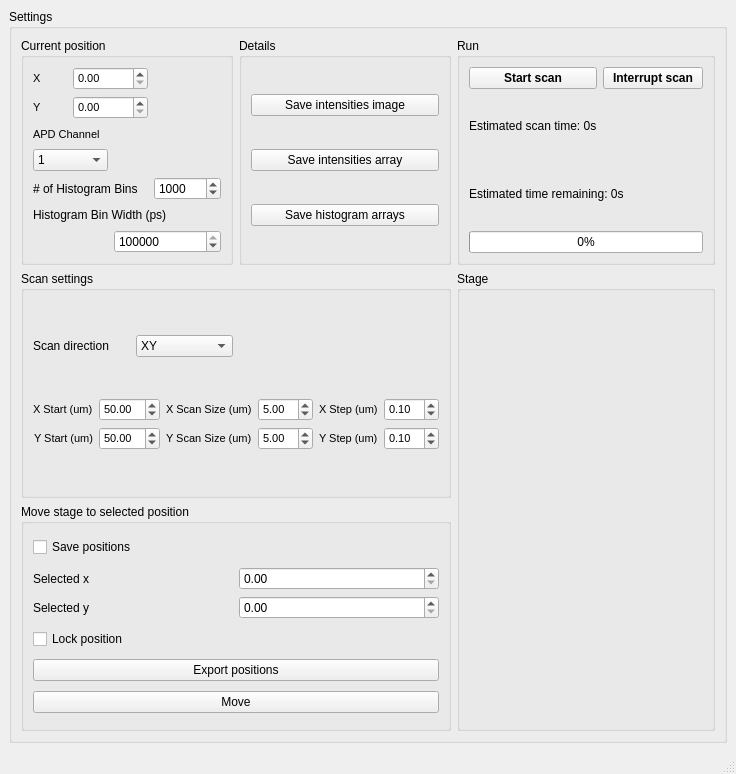
<?xml version="1.0" encoding="UTF-8"?>
<ui version="4.0">
 <class>MainWindow</class>
 <widget class="QMainWindow" name="MainWindow">
  <property name="geometry">
   <rect>
    <x>0</x>
    <y>0</y>
    <width>736</width>
    <height>774</height>
   </rect>
  </property>
  <property name="sizePolicy">
   <sizepolicy hsizetype="MinimumExpanding" vsizetype="Ignored">
    <horstretch>0</horstretch>
    <verstretch>0</verstretch>
   </sizepolicy>
  </property>
  <property name="minimumSize">
   <size>
    <width>100</width>
    <height>100</height>
   </size>
  </property>
  <property name="windowTitle">
   <string>MainWindow</string>
  </property>
  <widget class="QWidget" name="centralwidget">
   <layout class="QVBoxLayout" name="verticalLayout_3">
    <item>
     <widget class="QGroupBox" name="groupBox">
      <property name="title">
       <string>Settings</string>
      </property>
      <property name="flat">
       <bool>true</bool>
      </property>
      <layout class="QGridLayout" name="gridLayout_2">
       <item row="0" column="1">
        <layout class="QGridLayout" name="gridLayout_9">
         <item row="2" column="1" rowspan="2" colspan="2">
          <widget class="QGroupBox" name="stage_groupBox">
           <property name="sizePolicy">
            <sizepolicy hsizetype="Expanding" vsizetype="Expanding">
             <horstretch>1</horstretch>
             <verstretch>0</verstretch>
            </sizepolicy>
           </property>
           <property name="title">
            <string>Stage</string>
           </property>
           <layout class="QGridLayout" name="gridLayout_8"/>
          </widget>
         </item>
         <item row="3" column="0">
          <widget class="QGroupBox" name="groupBox_2">
           <property name="title">
            <string>Move stage to selected position</string>
           </property>
           <layout class="QVBoxLayout" name="verticalLayout_2">
            <item>
             <widget class="QCheckBox" name="save_positions_checkBox">
              <property name="maximumSize">
               <size>
                <width>583</width>
                <height>16777215</height>
               </size>
              </property>
              <property name="text">
               <string>Save positions</string>
              </property>
             </widget>
            </item>
            <item>
             <layout class="QGridLayout" name="gridLayout">
              <item row="1" column="0">
               <widget class="QLabel" name="label_11">
                <property name="text">
                 <string>Selected y</string>
                </property>
               </widget>
              </item>
              <item row="0" column="0">
               <widget class="QLabel" name="label_10">
                <property name="text">
                 <string>Selected x</string>
                </property>
               </widget>
              </item>
              <item row="0" column="1">
               <widget class="QDoubleSpinBox" name="x_clicked_doubleSpinBox"/>
              </item>
              <item row="1" column="1">
               <widget class="QDoubleSpinBox" name="y_clicked_doubleSpinBox"/>
              </item>
             </layout>
            </item>
            <item>
             <widget class="QCheckBox" name="lock_position_checkBox">
              <property name="text">
               <string>Lock position</string>
              </property>
             </widget>
            </item>
            <item>
             <widget class="QPushButton" name="export_positions_pushButton">
              <property name="text">
               <string>Export positions</string>
              </property>
             </widget>
            </item>
            <item>
             <widget class="QPushButton" name="move_to_selected_pushButton">
              <property name="text">
               <string>Move</string>
              </property>
             </widget>
            </item>
           </layout>
          </widget>
         </item>
         <item row="0" column="0">
          <layout class="QHBoxLayout" name="horizontalLayout_2">
           <item>
            <widget class="QGroupBox" name="groupBox_4">
             <property name="title">
              <string>Current position</string>
             </property>
             <layout class="QGridLayout" name="gridLayout_5">
              <item row="1" column="0">
               <widget class="QLabel" name="label_2">
                <property name="font">
                 <font>
                  <pointsize>8</pointsize>
                 </font>
                </property>
                <property name="text">
                 <string>Y</string>
                </property>
               </widget>
              </item>
              <item row="1" column="1" colspan="2">
               <widget class="QDoubleSpinBox" name="y_pos_doubleSpinBox">
                <property name="maximumSize">
                 <size>
                  <width>200</width>
                  <height>16777215</height>
                 </size>
                </property>
                <property name="font">
                 <font>
                  <pointsize>8</pointsize>
                 </font>
                </property>
               </widget>
              </item>
              <item row="4" column="3">
               <widget class="QDoubleSpinBox" name="hist_numbins_doubleSpinBox">
                <property name="decimals">
                 <number>0</number>
                </property>
                <property name="maximum">
                 <double>100000000000.000000000000000</double>
                </property>
                <property name="value">
                 <double>1000.000000000000000</double>
                </property>
               </widget>
              </item>
              <item row="5" column="0" colspan="4">
               <widget class="QLabel" name="hist_binwidth_label">
                <property name="text">
                 <string>Histogram Bin Width (ps)</string>
                </property>
               </widget>
              </item>
              <item row="0" column="0">
               <widget class="QLabel" name="label">
                <property name="font">
                 <font>
                  <pointsize>8</pointsize>
                 </font>
                </property>
                <property name="text">
                 <string>X</string>
                </property>
               </widget>
              </item>
              <item row="0" column="1" colspan="2">
               <widget class="QDoubleSpinBox" name="x_pos_doubleSpinBox">
                <property name="maximumSize">
                 <size>
                  <width>200</width>
                  <height>16777215</height>
                 </size>
                </property>
                <property name="font">
                 <font>
                  <pointsize>8</pointsize>
                 </font>
                </property>
               </widget>
              </item>
              <item row="2" column="0" colspan="3">
               <widget class="QLabel" name="APD_label">
                <property name="font">
                 <font>
                  <pointsize>8</pointsize>
                 </font>
                </property>
                <property name="text">
                 <string>APD Channel</string>
                </property>
               </widget>
              </item>
              <item row="6" column="2" colspan="2">
               <widget class="QDoubleSpinBox" name="hist_binwidth_doubleSpinBox">
                <property name="decimals">
                 <number>0</number>
                </property>
                <property name="maximum">
                 <double>10000000000000000000.000000000000000</double>
                </property>
                <property name="value">
                 <double>100000000000.000000000000000</double>
                </property>
               </widget>
              </item>
              <item row="3" column="0" colspan="2">
               <widget class="QComboBox" name="APD_comboBox">
                <property name="currentText">
                 <string>1</string>
                </property>
                <item>
                 <property name="text">
                  <string>1</string>
                 </property>
                </item>
                <item>
                 <property name="text">
                  <string>2</string>
                 </property>
                </item>
                <item>
                 <property name="text">
                  <string>3</string>
                 </property>
                </item>
               </widget>
              </item>
              <item row="4" column="0" colspan="3">
               <widget class="QLabel" name="histogrambin_label">
                <property name="text">
                 <string># of Histogram Bins</string>
                </property>
               </widget>
              </item>
             </layout>
            </widget>
           </item>
           <item>
            <widget class="QGroupBox" name="details_groupBox">
             <property name="title">
              <string>Details</string>
             </property>
             <layout class="QVBoxLayout" name="verticalLayout">
              <item>
               <widget class="QPushButton" name="save_image_pushButton">
                <property name="text">
                 <string>Save intensities image</string>
                </property>
               </widget>
              </item>
              <item>
               <widget class="QPushButton" name="save_array_pushButton">
                <property name="text">
                 <string>Save intensities array</string>
                </property>
               </widget>
              </item>
              <item>
               <widget class="QPushButton" name="save_histo_pushButton">
                <property name="text">
                 <string>Save histogram arrays</string>
                </property>
               </widget>
              </item>
             </layout>
            </widget>
           </item>
          </layout>
         </item>
         <item row="2" column="0">
          <widget class="QGroupBox" name="groupBox_6">
           <property name="sizePolicy">
            <sizepolicy hsizetype="Preferred" vsizetype="Preferred">
             <horstretch>0</horstretch>
             <verstretch>0</verstretch>
            </sizepolicy>
           </property>
           <property name="maximumSize">
            <size>
             <width>583</width>
             <height>16777215</height>
            </size>
           </property>
           <property name="title">
            <string>Scan settings</string>
           </property>
           <layout class="QGridLayout" name="gridLayout_6">
            <item row="1" column="0" colspan="2">
             <layout class="QGridLayout" name="gridLayout_3">
              <item row="1" column="5">
               <widget class="QDoubleSpinBox" name="y_step_doubleSpinBox">
                <property name="font">
                 <font>
                  <pointsize>8</pointsize>
                 </font>
                </property>
                <property name="value">
                 <double>0.100000000000000</double>
                </property>
               </widget>
              </item>
              <item row="0" column="4" alignment="Qt::AlignRight">
               <widget class="QLabel" name="label_6">
                <property name="font">
                 <font>
                  <pointsize>8</pointsize>
                 </font>
                </property>
                <property name="text">
                 <string>X Step (um)</string>
                </property>
               </widget>
              </item>
              <item row="0" column="1">
               <widget class="QDoubleSpinBox" name="x_start_doubleSpinBox">
                <property name="font">
                 <font>
                  <pointsize>8</pointsize>
                 </font>
                </property>
                <property name="maximum">
                 <double>100.000000000000000</double>
                </property>
                <property name="value">
                 <double>50.000000000000000</double>
                </property>
               </widget>
              </item>
              <item row="1" column="1">
               <widget class="QDoubleSpinBox" name="y_start_doubleSpinBox">
                <property name="font">
                 <font>
                  <pointsize>8</pointsize>
                 </font>
                </property>
                <property name="maximum">
                 <double>100.000000000000000</double>
                </property>
                <property name="value">
                 <double>50.000000000000000</double>
                </property>
               </widget>
              </item>
              <item row="1" column="0" alignment="Qt::AlignRight">
               <widget class="QLabel" name="label_8">
                <property name="font">
                 <font>
                  <pointsize>8</pointsize>
                 </font>
                </property>
                <property name="text">
                 <string>Y Start (um)</string>
                </property>
               </widget>
              </item>
              <item row="1" column="2" alignment="Qt::AlignRight">
               <widget class="QLabel" name="label_4">
                <property name="font">
                 <font>
                  <pointsize>8</pointsize>
                 </font>
                </property>
                <property name="text">
                 <string>Y Scan Size (um)</string>
                </property>
               </widget>
              </item>
              <item row="1" column="4" alignment="Qt::AlignRight">
               <widget class="QLabel" name="label_7">
                <property name="font">
                 <font>
                  <pointsize>8</pointsize>
                 </font>
                </property>
                <property name="text">
                 <string>Y Step (um)</string>
                </property>
               </widget>
              </item>
              <item row="0" column="5">
               <widget class="QDoubleSpinBox" name="x_step_doubleSpinBox">
                <property name="font">
                 <font>
                  <pointsize>8</pointsize>
                 </font>
                </property>
                <property name="singleStep">
                 <double>1.000000000000000</double>
                </property>
                <property name="value">
                 <double>0.100000000000000</double>
                </property>
               </widget>
              </item>
              <item row="0" column="3">
               <widget class="QDoubleSpinBox" name="x_size_doubleSpinBox">
                <property name="font">
                 <font>
                  <pointsize>8</pointsize>
                 </font>
                </property>
                <property name="value">
                 <double>5.000000000000000</double>
                </property>
               </widget>
              </item>
              <item row="1" column="3">
               <widget class="QDoubleSpinBox" name="y_size_doubleSpinBox">
                <property name="font">
                 <font>
                  <pointsize>8</pointsize>
                 </font>
                </property>
                <property name="value">
                 <double>5.000000000000000</double>
                </property>
               </widget>
              </item>
              <item row="0" column="0" alignment="Qt::AlignRight">
               <widget class="QLabel" name="label_9">
                <property name="font">
                 <font>
                  <pointsize>8</pointsize>
                 </font>
                </property>
                <property name="text">
                 <string>X Start (um)</string>
                </property>
               </widget>
              </item>
              <item row="0" column="2" alignment="Qt::AlignRight">
               <widget class="QLabel" name="label_5">
                <property name="font">
                 <font>
                  <pointsize>8</pointsize>
                 </font>
                </property>
                <property name="text">
                 <string>X Scan Size (um)</string>
                </property>
               </widget>
              </item>
             </layout>
            </item>
            <item row="0" column="0">
             <layout class="QHBoxLayout" name="horizontalLayout">
              <item>
               <widget class="QLabel" name="label_3">
                <property name="text">
                 <string>Scan direction</string>
                </property>
               </widget>
              </item>
              <item>
               <widget class="QComboBox" name="scan_comboBox">
                <item>
                 <property name="text">
                  <string>XY</string>
                 </property>
                </item>
                <item>
                 <property name="text">
                  <string>YX</string>
                 </property>
                </item>
               </widget>
              </item>
             </layout>
            </item>
           </layout>
          </widget>
         </item>
         <item row="0" column="1" colspan="2">
          <widget class="QGroupBox" name="groupBox_3">
           <property name="title">
            <string>Run</string>
           </property>
           <layout class="QGridLayout" name="gridLayout_4">
            <item row="1" column="0">
             <widget class="QLabel" name="estimated_scan_time_label">
              <property name="text">
               <string>Estimated scan time: 0s</string>
              </property>
             </widget>
            </item>
            <item row="2" column="0" colspan="2">
             <widget class="QLabel" name="estimated_time_label">
              <property name="text">
               <string>Estimated time remaining: 0s</string>
              </property>
             </widget>
            </item>
            <item row="0" column="0">
             <widget class="QPushButton" name="start_scan_pushButton">
              <property name="font">
               <font>
                <weight>75</weight>
                <bold>true</bold>
               </font>
              </property>
              <property name="text">
               <string>Start scan</string>
              </property>
             </widget>
            </item>
            <item row="0" column="1">
             <widget class="QPushButton" name="interrupt_scan_pushButton">
              <property name="font">
               <font>
                <weight>75</weight>
                <bold>true</bold>
               </font>
              </property>
              <property name="text">
               <string>Interrupt scan</string>
              </property>
             </widget>
            </item>
            <item row="3" column="0" colspan="2">
             <widget class="QProgressBar" name="progressBar">
              <property name="layoutDirection">
               <enum>Qt::LeftToRight</enum>
              </property>
              <property name="value">
               <number>0</number>
              </property>
             </widget>
            </item>
           </layout>
          </widget>
         </item>
        </layout>
       </item>
      </layout>
     </widget>
    </item>
   </layout>
  </widget>
  <widget class="QMenuBar" name="menubar">
   <property name="geometry">
    <rect>
     <x>0</x>
     <y>0</y>
     <width>736</width>
     <height>21</height>
    </rect>
   </property>
  </widget>
  <widget class="QStatusBar" name="statusbar"/>
 </widget>
 <tabstops>
  <tabstop>x_start_doubleSpinBox</tabstop>
  <tabstop>y_start_doubleSpinBox</tabstop>
  <tabstop>x_size_doubleSpinBox</tabstop>
  <tabstop>y_size_doubleSpinBox</tabstop>
  <tabstop>x_step_doubleSpinBox</tabstop>
  <tabstop>y_step_doubleSpinBox</tabstop>
 </tabstops>
 <resources/>
 <connections/>
</ui>
